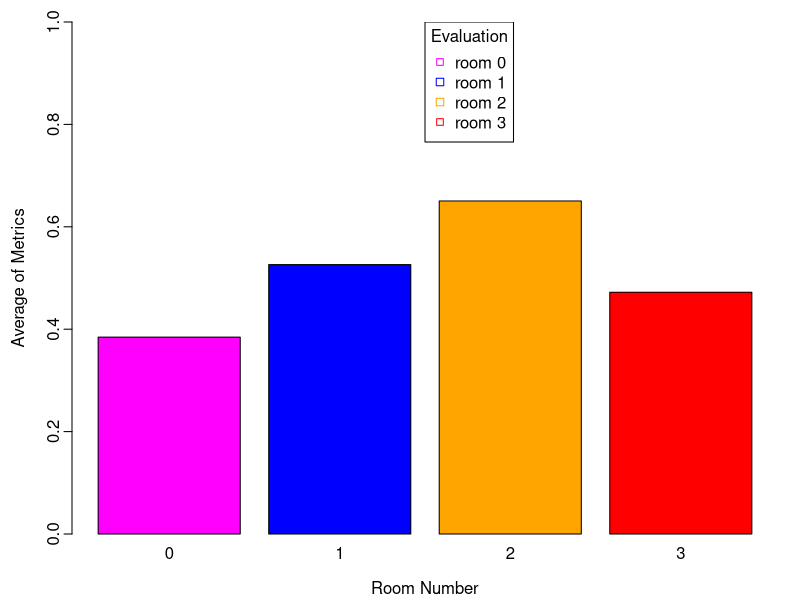

The R source for this figure:
A <- c(0.384492, 0.526142, 0.650449, 0.472224)
              
pdf("eval8.pdf", width=6/2.54, height=10/2.54,
    pointsize=10)
par(mgp=c(2.2,0.45,0), tcl=-0.4, mar=c(3.3,3.6,1.1,1.1))

barplot(A,
        names.arg=c(0, 1, 2, 3),
        xlab="Room Number",
        ylab="Average of Metrics",
        col=c("magenta", "blue", "orange", "red"),
        beside=TRUE,
        ylim=c(0,1)
        )
legend(x=2.5, y=1.0,
       c("room 0", "room 1", "room 2", "room 3"),
       cex=1,
       title="Evaluation",
       col=c("magenta", "blue", "orange", "red"),
       pch=c(22,0,0)
)
dev.off()
